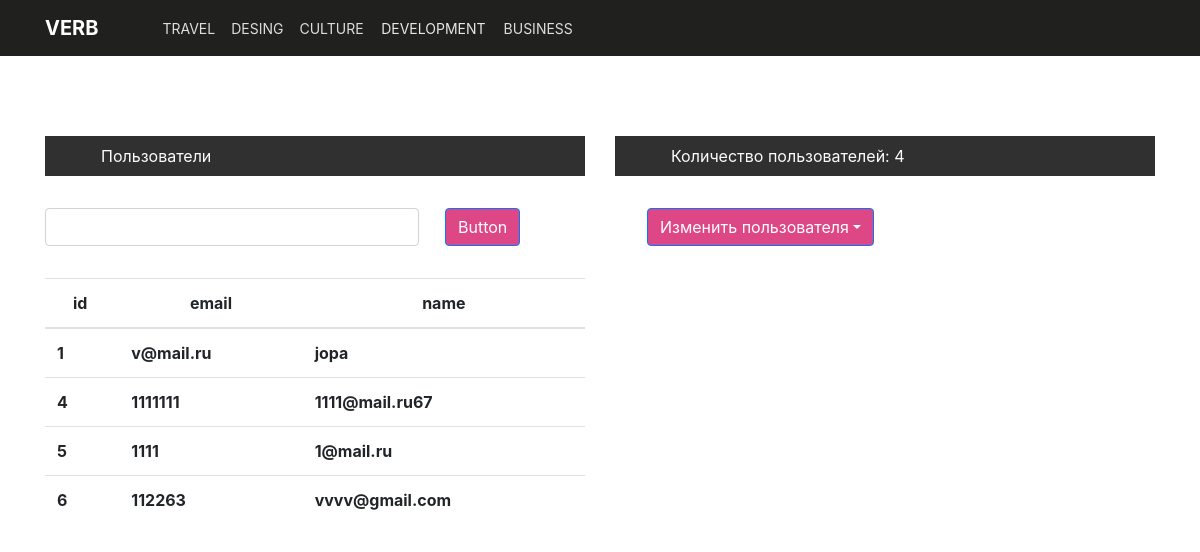
/AdmPanel.php, run on the app's committed database.
### tables this page shows
CREATE TABLE `user_acounts` (
  `user_id` int(10) UNSIGNED NOT NULL,
  `email` varchar(40) NOT NULL,
  `password` varchar(1000) NOT NULL,
  `name` varchar(100) NOT NULL
);

### AdmPanel.php (called while the page is built, shortened)
<?php
include('php/admPanel.php');
?>

### php/accounts_view.php (the view, shortened to what this page needs)
<?php
class admin extends linkBd{
	function return_inf(){
		$link = mysqli_connect($this->host,$this->user_db,$this->password_db,$this->database_db)
				or die(mysqli_error($link));
		$result = mysqli_query($link, " SELECT `user_id`,`name`, `email` FROM `user_acounts` WHERE name != 'admin' ");
		$array = array();
		$len = mysqli_num_rows($result);
		for($i=0; $len > $i ; $i++){
			array_push($array, mysqli_fetch_row($result));
		}
		for ($i = 0; count($array) > $i; $i++){
			echo "
				<tr>
				";
			$key = $array[$i];
			for($j=0; count($key) > $j;$j++){
				echo "
    				<th>
     					".$key[$j]."
    				</th>
				";
			}
			echo "</tr";
		}
	}
	function counter(){
		$link = mysqli_connect($this->host,$this->user_db,$this->password_db,$this->database_db)
				or die(mysqli_error($link));
		$result = mysqli_query($link, " SELECT `name`, `email` FROM `user_acounts` WHERE name != 'admin' ");
 		echo mysqli_num_rows($result);
	}
}
?>

### php/admPanel.php (shortened to what this page needs)
<!DOCTYPE html>
<html>
<head>
    <link rel="stylesheet" href="assets/bootstrap/css/bootstrap.min.css">
    <link rel="stylesheet" href="assets/css/styles.css">
</head>
<body>
    <div style="margin-top: 5rem;">
        <div class="container">
            <div class="row">
                <div class="col">
                    <div style="color: rgb(33,33,34);background-color: #303030;">
                        <p style="color: rgb(251,251,252);padding: 0.5rem;margin-left: 3rem;">Пользователи</p>
                    </div>
                    <div style="margin-top: 2rem;">
                        <form>
                            <div class="form-row">
                                <div class="col"><input class="form-control" type="text"></div>
                                <div class="col" style="max-width: 150px;margin-left: 1rem;"><button class="btn btn-primary" type="button" style="background-color: #de4786;">Button</button></div>
                            </div>
                        </form>
                    </div>
                    <div style="margin-top: 2rem;">
                        <div class="table-responsive">
                            <table class="table">
                                <thead>
                                    <tr>
                                        <th style="text-align: center;">id&nbsp;</th>
                                        <th style="text-align: center;">email</th>
                                        <th style="text-align: center;">name</th>
                                    </tr>
                                </thead>
                                <tbody >
                                    <?php
                                        include('php/accounts_view.php');
                                        $a = new admin;
                                        $a -> link();
                                        $a -> return_inf();
                                    ?>
                            </table>
                        </div>
                    </div>
                </div>
                <div class="col">
                    <div style="background-color: #303030;">
                        <p style="color: rgb(251,251,252);padding: 0.5rem;margin-left: 3rem;">Количество пользователей:
                            <?php
                                $a -> counter();
                            ?>
                            </p>
                    </div>
                    <div class="dropdown"><button class="btn btn-primary dropdown-toggle" data-toggle="dropdown" aria-expanded="false" type="button" style="margin-top: 1rem;margin-left: 2rem;background-color: rgb(222,71,134);">Изменить пользователя</button>
                    </div>
                </div>
            </div>
        </div>
    </div>
</body>
</html>

### assets/css/Navigation-with-Button.css (style rules this page uses)
.navigation-clean-button { background: #fff; padding-top: .75rem; padding-bottom: .75rem; color: #333; border-radius: 0; box-shadow: none; border: none; margin-bottom: 0; }
@media (min-width:768px) { .navigation-clean-button { padding-top: 1rem; padding-bottom: 1rem; } }
.navigation-clean-button .navbar-brand { font-weight: bold; color: inherit; }
.navigation-clean-button .navbar-collapse, .navigation-clean-button .form-inline { border-top-color: #ddd; }
.navigation-clean-button .navbar-nav a.active, .navigation-clean-button .navbar-nav > .show > a { background: none; box-shadow: none; }
.navigation-clean-button.navbar-light .navbar-nav a.active, .navigation-clean-button.navbar-light .navbar-nav a.active:focus, .navigation-clean-button.navbar-light .navbar-nav a.active:hover { color: #8f8f8f; box-shadow: none; background: none; pointer-events: none; }
.navigation-clean-button.navbar .navbar-nav .nav-link { padding-right: 18px; }

### data on the page
user_acounts: user_id "1", name "v@mail.ru", email "jopa"
user_acounts: user_id "4", name "1111111", email "1111@mail.ru67"
user_acounts: user_id "5", name "1111", email "1@mail.ru"
user_acounts: user_id "6", name "112263", email "vvvv@gmail.com"

### other printed values
mysqli_num_rows($result) "4"
